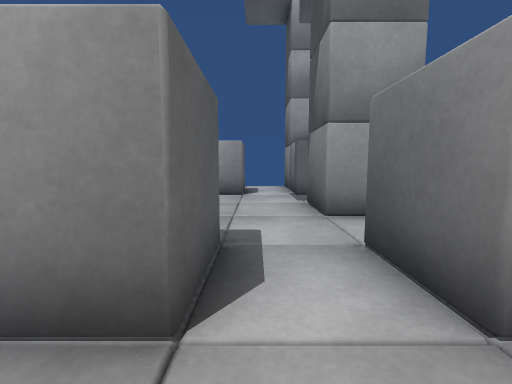
[1] (above)

17 first-person views from a walk through a 3-D level made in the Unity game engine. The camera is 0.55 m above the floor, tilts 6° down and sees 90° across. The floor is counted in squares, 0.5 m on a side. Each view is taken from the middle of a square. On the plan, view 1 faces up. The plan holds only what a view shows up to about 11 squares ahead; the rest is blank.

[2]
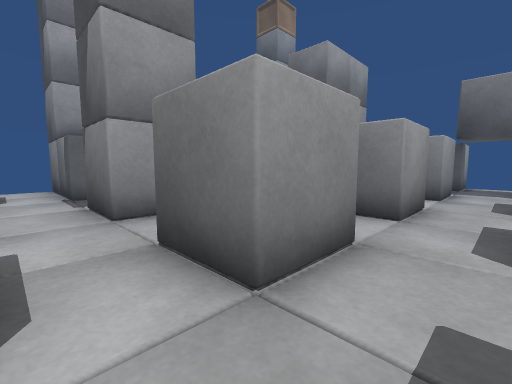

[3]
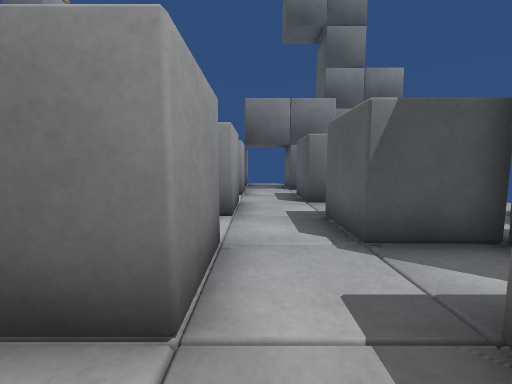

[4]
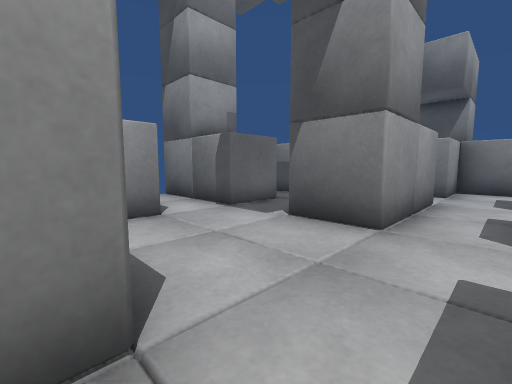

[5]
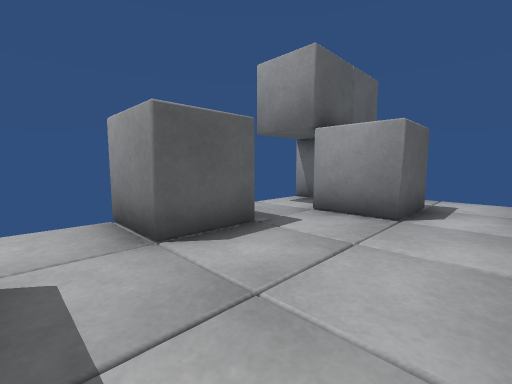

[6]
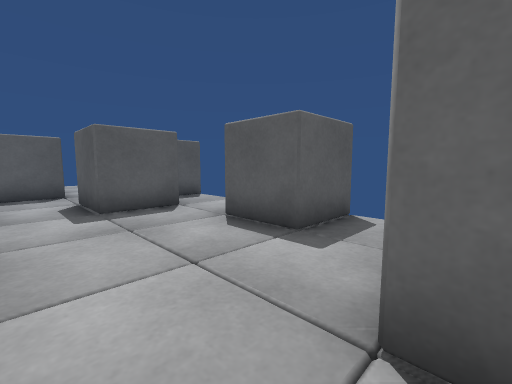

[7]
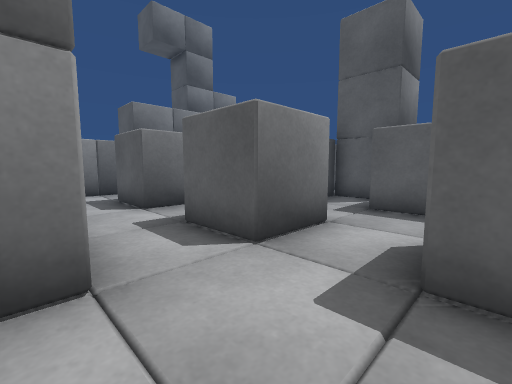

[8]
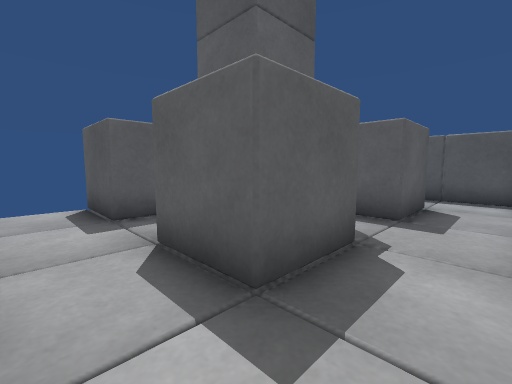

[9]
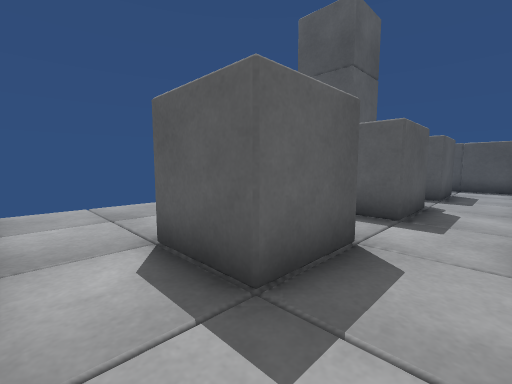

[10]
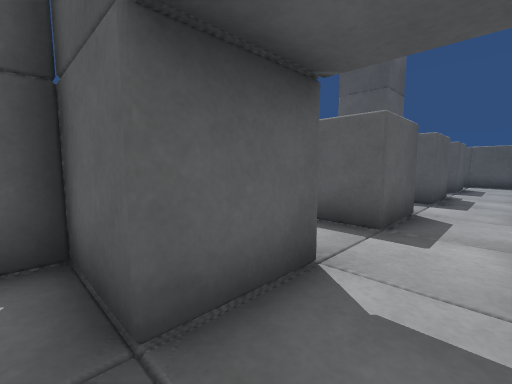

[11]
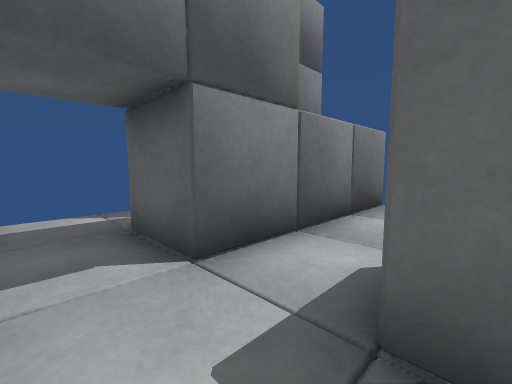

[12]
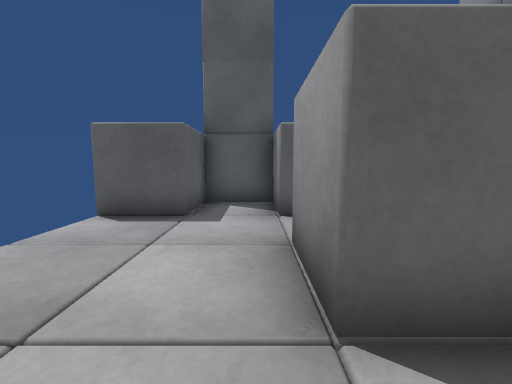

[13]
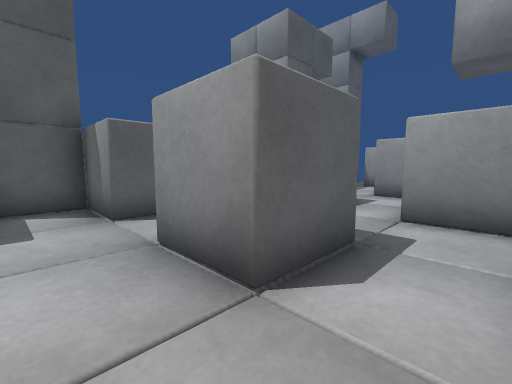

[14]
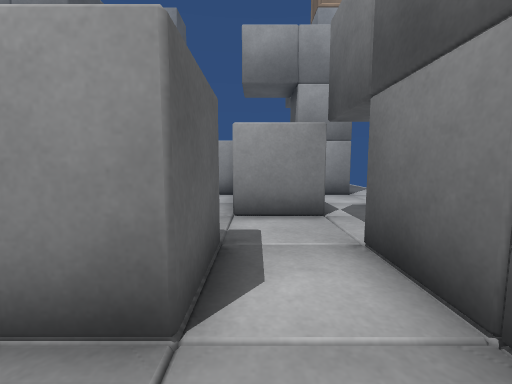

[15]
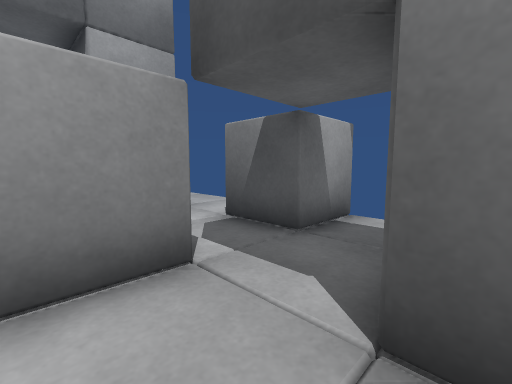

[16]
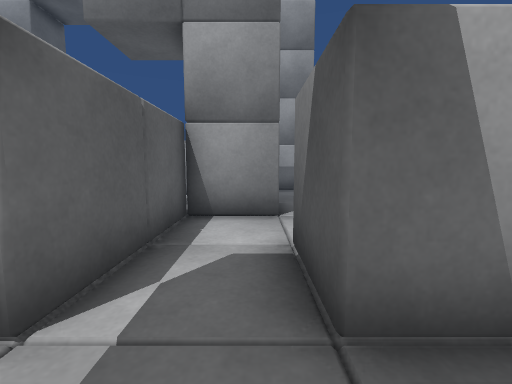

[17]
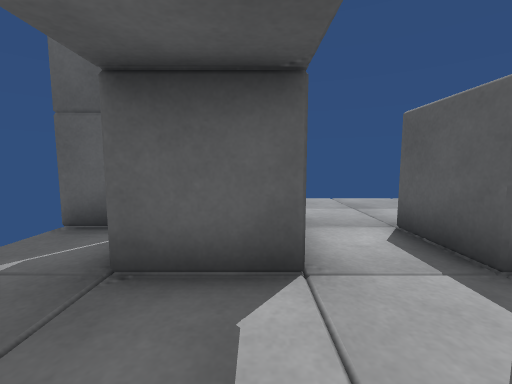

### Floor plan
Points are (right, up) in squares from view 1. A wall is a line through its corners. A room is listed if a view was taken in it or the views show most of it. See-through windows are left out.
Room 1 (views 1, 2, 3, 4, 5, 7, 8, 9, 10, 11, 12, 13, 14, 15, 16)
walls: (3.5, 1.5) (1.5, 1.5) (1.5, 3.5) (3.5, 3.5); (3.5, -0.5) (5.5, -0.5) (5.5, -2.5) (3.5, -2.5) (3.5, -0.5); (7.5, 1.5) (5.5, 1.5) (5.5, 3.5) (7.5, 3.5); (5.5, 5.5) (1.5, 5.5) (1.5, 7.5); (7.5, -1.1) (7.5, -0.5) (9.5, -0.5) (9.5, -2.5) (7.5, -2.5); (2.1, -2.5) (3.5, -2.5) (3.5, -4.5) (5.5, -4.5) (5.5, -6.5); (-0.5, -0.5) (1.5, -0.5) (1.5, -2.4); (-2.5, 1.1) (-2.5, -1); (-2.5, 3.5) (-0.5, 3.5) (-0.5, 1.5) (-1.6, 1.5); (11.5, 1.5) (9.5, 1.5) (9.5, 5.5) (7.5, 5.5); (-4.5, 1.5) (-3.5, 1.5); (-0.5, 9.5) (-2.5, 9.5); (-4.5, 7.5) (-2.5, 7.5) (-2.5, 5.5) (-4.5, 5.5); (11.5, -6.5) (11.5, -0.5) (13.5, -0.5) (13.5, -2.5) (15.5, -2.5); (15.5, 1.5) (13.5, 1.5); (-3.6, 11.5) (-4.5, 11.5)
ways out: opening at (0.5, 10.5) to room 2; opening at (12.5, 2.5) to room 3; opening at (-1.5, -1.5); opening at (2.5, 8.5); opening at (6.5, 6.5)
Room 2 (view 6)
walls: (-0.5, 11.5) (-0.5, 9.5); (1.5, 9.5) (1.5, 13.5)
ways out: opening at (0.5, 10.5) to room 1
Room 3 (view 17)
walls: (13.5, 5.5) (11.5, 5.5) (11.5, 1.5); (13.5, 1.5) (13.5, 3.5)
ways out: opening at (12.5, 2.5) to room 1; opening at (14.5, 6.5)

Where each view was taken, in squares from view 1:
view 1: 0 up, 0 right, facing up
view 2: 0 up, 0 right, facing up-right
view 3: 1 up, 0 right, facing right
view 4: 4 up, 3 left, facing up-right
view 5: 4 up, 1 right, facing up-left
view 6: 10 up, 1 right, facing down-left
view 7: 6 up, 1 left, facing down-right
view 8: 1 up, 7 right, facing down-left
view 9: 1 up, 11 right, facing down-left
view 10: 1 up, 14 right, facing down-left
view 11: 1 up, 9 right, facing down-right
view 12: 3 down, 11 right, facing left
view 13: 4 down, 11 right, facing up-left
view 14: 4 down, 10 right, facing up
view 15: 1 down, 10 right, facing up-right
view 16: 0 up, 13 right, facing up
view 17: 2 up, 12 right, facing down
